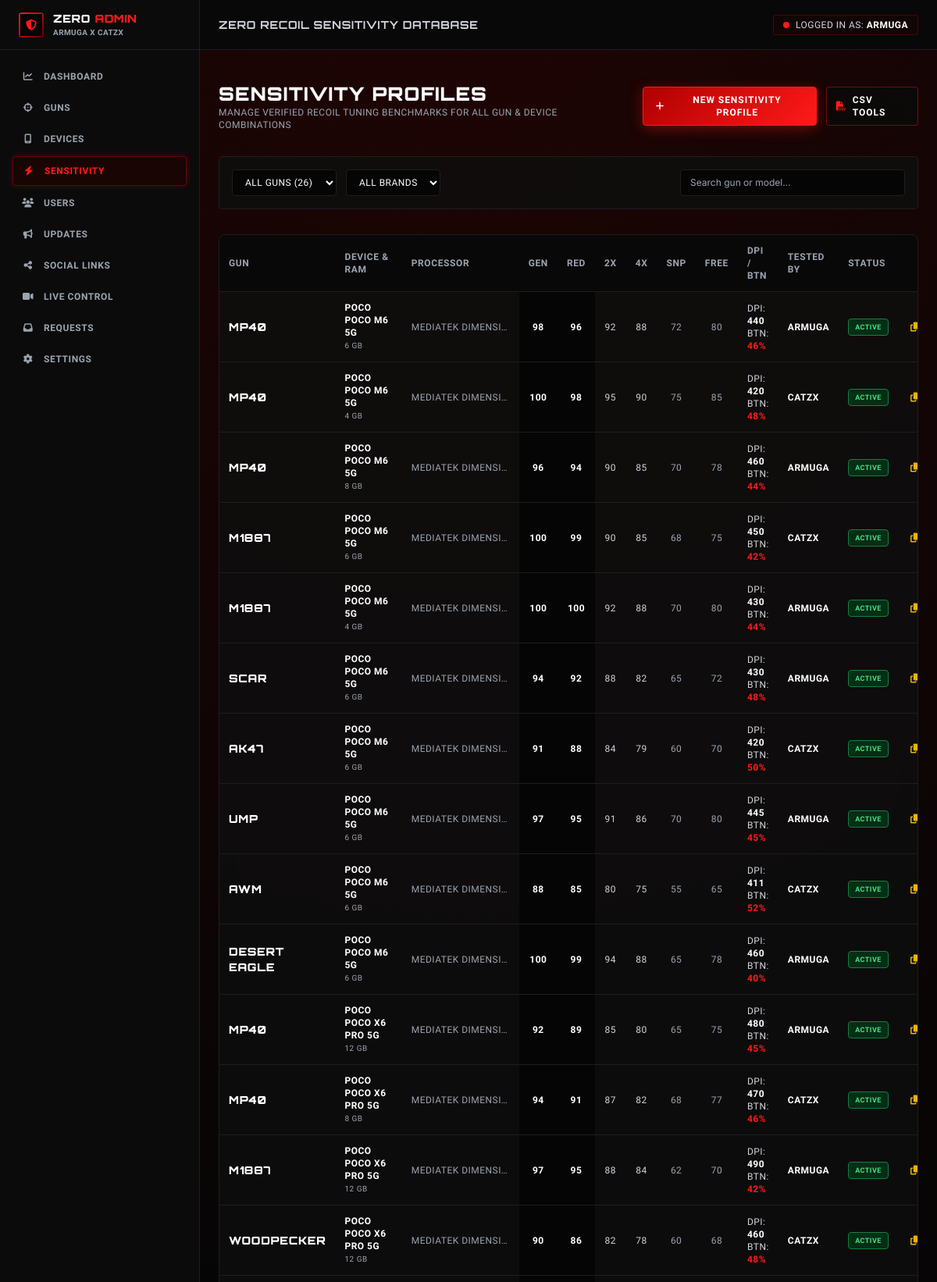
Page /admin/sensitivities (signed in, upper part) on the committed database.
### tables this page shows
CREATE TABLE admins (
        id INTEGER PRIMARY KEY AUTOINCREMENT,
        name TEXT NOT NULL,
        email TEXT UNIQUE NOT NULL,
        password_hash TEXT NOT NULL,
        role TEXT DEFAULT 'admin',
        created_at TIMESTAMP DEFAULT CURRENT_TIMESTAMP
    );

CREATE TABLE sensitivities (
        id INTEGER PRIMARY KEY AUTOINCREMENT,
        gun_id INTEGER NOT NULL,
        device_id INTEGER NOT NULL,
        ram TEXT NOT NULL,
        processor TEXT NOT NULL,
        general INTEGER NOT NULL,
        red_dot INTEGER NOT NULL,
        scope_2x INTEGER NOT NULL,
        scope_4x INTEGER NOT NULL,
        sniper INTEGER NOT NULL,
        free_look INTEGER NOT NULL,
        aim_precision TEXT DEFAULT 'Default',
        fire_button_size INTEGER DEFAULT 45,
        dpi INTEGER DEFAULT 411,
        graphics TEXT DEFAULT 'Ultra (High FPS)',
        fps TEXT DEFAULT 'High',
        control_settings TEXT,
        created_at TIMESTAMP DEFAULT CURRENT_TIMESTAMP,
        updated_at TIMESTAMP DEFAULT CURRENT_TIMESTAMP,
        updated_by TEXT DEFAULT 'ARMUGA',
        status TEXT DEFAULT 'active',
        FOREIGN KEY(gun_id) REFERENCES guns(id) ON DELETE CASCADE,
        FOREIGN KEY(device_id) REFERENCES devices(id) ON DELETE CASCADE
    );

CREATE TABLE guns (
        id INTEGER PRIMARY KEY AUTOINCREMENT,
        name TEXT NOT NULL,
        slug TEXT UNIQUE NOT NULL,
        category_id INTEGER NOT NULL,
        image TEXT,
        description TEXT,
        damage INTEGER DEFAULT 0,
        fire_rate INTEGER DEFAULT 0,
        range_val INTEGER DEFAULT 0,
        accuracy INTEGER DEFAULT 0,
        status TEXT DEFAULT 'active',
        sort_order INTEGER DEFAULT 0,
        FOREIGN KEY(category_id) REFERENCES categories(id) ON DELETE CASCADE
    );

CREATE TABLE brands (
        id INTEGER PRIMARY KEY AUTOINCREMENT,
        name TEXT UNIQUE NOT NULL,
        slug TEXT UNIQUE NOT NULL,
        logo TEXT,
        status TEXT DEFAULT 'active',
        sort_order INTEGER DEFAULT 0
    );

CREATE TABLE devices (
        id INTEGER PRIMARY KEY AUTOINCREMENT,
        brand_id INTEGER NOT NULL,
        model_name TEXT NOT NULL,
        slug TEXT UNIQUE NOT NULL,
        processor TEXT NOT NULL,
        display TEXT,
        refresh_rate TEXT DEFAULT '120Hz',
        operating_system TEXT DEFAULT 'Android 14',
        image TEXT,
        status TEXT DEFAULT 'active',
        FOREIGN KEY(brand_id) REFERENCES brands(id) ON DELETE CASCADE
    );

### app.py (the view)
@app.route("/admin/sensitivities")
@admin_required
def admin_sensitivities():
    gun_id = request.args.get("gun_id")
    brand_id = request.args.get("brand_id")
    conn = get_db()
    cursor = conn.cursor()
    cursor.execute("SELECT id, name FROM guns ORDER BY name ASC")
    guns = cursor.fetchall()
    cursor.execute("SELECT id, name FROM brands ORDER BY name ASC")
    brands = cursor.fetchall()
    cursor.execute("""
        SELECT d.id, d.model_name, d.processor, b.name as brand_name,
               (SELECT GROUP_CONCAT(ram, ', ') FROM ram_options WHERE device_id = d.id) as ram_list
        FROM devices d
        JOIN brands b ON d.brand_id = b.id
        ORDER BY b.name ASC, d.model_name ASC
    """)
    devices = cursor.fetchall()
    query = """
        SELECT s.*, g.name as gun_name, d.model_name, b.name as brand_name
        FROM sensitivities s
        JOIN guns g ON s.gun_id = g.id
        JOIN devices d ON s.device_id = d.id
        JOIN brands b ON d.brand_id = b.id
        WHERE 1=1
    """
    params = []
    if gun_id:
        query += " AND s.gun_id = ?"
        params.append(gun_id)
    if brand_id:
        query += " AND d.brand_id = ?"
        params.append(brand_id)
    query += " ORDER BY s.updated_at DESC"
    cursor.execute(query, params)
    sensitivities = cursor.fetchall()
    conn.close()
    return render_template(
        "admin/sensitivities.html",
        sensitivities=sensitivities,
        guns=guns,
        brands=brands,
        devices=devices,
        selected_gun_id=int(gun_id) if gun_id else None,
        selected_brand_id=int(brand_id) if brand_id else None
    )

### templates/admin/sensitivities.html (shortened to what this page needs)
{% extends "admin/base.html" %}
{% block admin_title %}ZERO RECOIL SENSITIVITY DATABASE{% endblock %}
{% block admin_content %}
<div class="space-y-8">
  <div class="flex flex-col sm:flex-row sm:items-center justify-between gap-4">
    <div>
      <h1 class="font-heading font-black text-2xl text-white">SENSITIVITY PROFILES</h1>
      <p class="text-xs text-gray-400 font-esports">MANAGE VERIFIED RECOIL TUNING BENCHMARKS FOR ALL GUN & DEVICE COMBINATIONS</p>
    </div>
    <div class="flex items-center gap-3">
      <button onclick="document.getElementById('add-sens-modal').classList.remove('hidden')" class="btn-esports-red text-xs py-2 px-4">
        <i class="fa-solid fa-plus"></i> NEW SENSITIVITY PROFILE
      </button>
      <a href="{{ url_for('admin_bulk_csv') }}" class="btn-esports-outline text-xs py-2 px-3">
        <i class="fa-solid fa-file-csv text-[#FF1A1A]"></i> CSV TOOLS
      </a>
    </div>
  </div>
  <div class="glass-card rounded p-4 border border-[#1E1E1E] flex flex-col md:flex-row items-center justify-between gap-4">
    <div class="flex flex-wrap items-center gap-3 w-full md:w-auto text-xs font-esports">
      <select onchange="window.location.href = this.value" class="bg-[#050505] border border-[#1E1E1E] rounded px-3 py-2 text-white">
        <option value="{{ url_for('admin_sensitivities') }}">ALL GUNS ({{ sensitivities|length }})</option>
      </select>
      <select onchange="window.location.href = this.value" class="bg-[#050505] border border-[#1E1E1E] rounded px-3 py-2 text-white">
        <option value="{{ url_for('admin_sensitivities') }}">ALL BRANDS</option>
      </select>
    </div>
    <div class="w-full md:w-72">
      <input type="text" id="sens-table-search" placeholder="Search gun or model..."
             class="w-full bg-[#050505] border border-[#1E1E1E] focus:border-[#FF1A1A] rounded px-3 py-2 text-xs text-white">
    </div>
  </div>
  <div class="glass-card rounded-lg border border-[#1E1E1E] overflow-hidden">
    <div class="overflow-x-auto">
      <table class="w-full text-left text-xs font-esports">
        <thead class="bg-[#080808] border-b border-[#1E1E1E] text-gray-400 uppercase tracking-wider">
          <tr>
            <th class="p-3">GUN</th>
            <th class="p-3">DEVICE & RAM</th>
            <th class="p-3">PROCESSOR</th>
            <th class="p-3 text-center">GEN</th>
            <th class="p-3 text-center">RED</th>
            <th class="p-3 text-center">2X</th>
            <th class="p-3 text-center">4X</th>
            <th class="p-3 text-center">SNP</th>
            <th class="p-3 text-center">FREE</th>
            <th class="p-3">DPI / BTN</th>
            <th class="p-3">TESTED BY</th>
            <th class="p-3">STATUS</th>
            <th class="p-3 text-right">ACTIONS</th>
          </tr>
        </thead>
        <tbody class="divide-y divide-[#1E1E1E]" id="sens-table-body">
          {% for s in sensitivities %}
          <tr class="sens-row hover:bg-[#120505] transition" data-search="{{ s.gun_name|lower }} {{ s.brand_name|lower }} {{ s.model_name|lower }}">
            <td class="p-3 font-heading font-black text-white text-sm text-[#FF1A1A]">
              {{ s.gun_name }}
            </td>
            <td class="p-3">
              <strong class="text-white block">{{ s.brand_name }} {{ s.model_name }}</strong>
              <span class="text-gray-400 text-[10px]">{{ s.ram }}</span>
            </td>
            <td class="p-3 text-gray-400 truncate max-w-[150px]">
              {{ s.processor }}
            </td>
            <td class="p-3 text-center font-bold text-white bg-[#050505]">{{ s.general }}</td>
            <td class="p-3 text-center font-bold text-white bg-[#050505]">{{ s.red_dot }}</td>
            <td class="p-3 text-center text-gray-300">{{ s.scope_2x }}</td>
            <td class="p-3 text-center text-gray-300">{{ s.scope_4x }}</td>
            <td class="p-3 text-center text-gray-400">{{ s.sniper }}</td>
            <td class="p-3 text-center text-gray-400">{{ s.free_look }}</td>
            <td class="p-3 text-gray-300">
              DPI: <strong class="text-white">{{ s.dpi }}</strong><br>
              BTN: <strong class="text-[#FF1A1A]">{{ s.fire_button_size }}%</strong>
            </td>
            <td class="p-3 font-bold text-white">
              {{ s.updated_by }}
            </td>
            <td class="p-3">
              <form action="{{ url_for('admin_toggle_sens_status', id=s.id) }}" method="POST">
                <button type="submit" class="px-2 py-0.5 rounded font-bold uppercase text-[9px] {% if s.status == 'active' %}bg-green-950 text-green-400 border border-green-700{% else %}bg-zinc-800 text-gray-400{% endif %}">
                  {{ s.status }}
                </button>
              </form>
            </td>
            <td class="p-3 text-right space-x-1 whitespace-nowrap">
              <form action="{{ url_for('admin_duplicate_sens', id=s.id) }}" method="POST" class="inline" title="Duplicate to create new variant">
                <button type="submit" class="text-yellow-500 hover:text-yellow-300 p-1">
                  <i class="fa-solid fa-copy"></i>
                </button>
              </form>
            </td>
          </tr>
          {% endfor %}
        </tbody>
      </table>
    </div>
  </div>
</div>
{% endblock %}

### templates/admin/base.html (shortened to what this page needs)
<!DOCTYPE html>
<html lang="en" class="dark">
<head>
  <script src="https://cdn.tailwindcss.com"></script>
  <link rel="stylesheet" href="https://cdnjs.cloudflare.com/ajax/libs/font-awesome/6.5.1/css/all.min.css">
  <link rel="stylesheet" href="{{ url_for('static', filename='css/custom.css') }}">
</head>
<body class="bg-[#050505] text-white flex min-h-screen font-body selection:bg-[#B00000] selection:text-white">
  <aside class="w-64 bg-[#0B0B0B] border-r border-[#1E1E1E] flex flex-col justify-between flex-shrink-0 z-30">
    <div>
      <div class="h-16 flex items-center gap-3 px-6 border-b border-[#1E1E1E]">
        <div class="w-8 h-8 rounded bg-gradient-to-br from-[#FF1A1A] to-[#5A0000] p-0.5 flex-shrink-0">
          <div class="w-full h-full bg-[#050505] flex items-center justify-center">
            <i class="fa-solid fa-shield-halved text-[#FF1A1A] text-sm"></i>
          </div>
        </div>
        <div>
          <div class="font-heading font-black text-sm tracking-wider text-white">
            ZERO <span class="text-[#FF1A1A]">ADMIN</span>
          </div>
          <div class="text-[10px] font-esports text-gray-400 font-bold">
            ARMUGA X CATZX
          </div>
        </div>
      </div>
      <nav class="p-4 space-y-1 text-xs font-esports font-bold tracking-wider">
        <a href="{{ url_for('admin_dashboard') }}"
           class="flex items-center gap-3 px-3 py-2.5 rounded transition {% if request.path == '/admin' %}bg-[#1A0505] text-[#FF1A1A] border border-[#B00000]/50 shadow-[0_0_10px_rgba(255,26,26,0.2)]{% else %}text-gray-400 hover:text-white hover:bg-[#120505]{% endif %}">
          <i class="fa-solid fa-chart-line w-4 text-center"></i>
          <span>DASHBOARD</span>
        </a>
        <a href="{{ url_for('admin_guns') }}"
           class="flex items-center gap-3 px-3 py-2.5 rounded transition {% if request.path.startswith('/admin/guns') %}bg-[#1A0505] text-[#FF1A1A] border border-[#B00000]/50 shadow-[0_0_10px_rgba(255,26,26,0.2)]{% else %}text-gray-400 hover:text-white hover:bg-[#120505]{% endif %}">
          <i class="fa-solid fa-crosshairs w-4 text-center"></i>
          <span>GUNS</span>
        </a>
        <a href="{{ url_for('admin_devices') }}"
           class="flex items-center gap-3 px-3 py-2.5 rounded transition {% if request.path.startswith('/admin/devices') %}bg-[#1A0505] text-[#FF1A1A] border border-[#B00000]/50 shadow-[0_0_10px_rgba(255,26,26,0.2)]{% else %}text-gray-400 hover:text-white hover:bg-[#120505]{% endif %}">
          <i class="fa-solid fa-mobile-screen w-4 text-center"></i>
          <span>DEVICES</span>
        </a>
        <a href="{{ url_for('admin_sensitivities') }}"
           class="flex items-center gap-3 px-3 py-2.5 rounded transition {% if request.path.startswith('/admin/sensitivities') %}bg-[#1A0505] text-[#FF1A1A] border border-[#B00000]/50 shadow-[0_0_10px_rgba(255,26,26,0.2)]{% else %}text-gray-400 hover:text-white hover:bg-[#120505]{% endif %}">
          <i class="fa-solid fa-bolt w-4 text-center"></i>
          <span>SENSITIVITY</span>
        </a>
        <a href="{{ url_for('admin_users') }}"
           class="flex items-center gap-3 px-3 py-2.5 rounded transition {% if request.path.startswith('/admin/users') %}bg-[#1A0505] text-[#FF1A1A] border border-[#B00000]/50 shadow-[0_0_10px_rgba(255,26,26,0.2)]{% else %}text-gray-400 hover:text-white hover:bg-[#120505]{% endif %}">
          <i class="fa-solid fa-users w-4 text-center"></i>
          <span>USERS</span>
        </a>
        <a href="{{ url_for('admin_updates') }}"
           class="flex items-center gap-3 px-3 py-2.5 rounded transition {% if request.path.startswith('/admin/updates') %}bg-[#1A0505] text-[#FF1A1A] border border-[#B00000]/50 shadow-[0_0_10px_rgba(255,26,26,0.2)]{% else %}text-gray-400 hover:text-white hover:bg-[#120505]{% endif %}">
          <i class="fa-solid fa-bullhorn w-4 text-center"></i>
          <span>UPDATES</span>
        </a>
        <a href="{{ url_for('admin_social_links') }}"
           class="flex items-center gap-3 px-3 py-2.5 rounded transition {% if request.path.startswith('/admin/social-links') %}bg-[#1A0505] text-[#FF1A1A] border border-[#B00000]/50 shadow-[0_0_10px_rgba(255,26,26,0.2)]{% else %}text-gray-400 hover:text-white hover:bg-[#120505]{% endif %}">
          <i class="fa-solid fa-share-nodes w-4 text-center"></i>
          <span>SOCIAL LINKS</span>
        </a>
        <a href="{{ url_for('admin_live') }}"
           class="flex items-center gap-3 px-3 py-2.5 rounded transition {% if request.path.startswith('/admin/live') %}bg-[#1A0505] text-[#FF1A1A] border border-[#B00000]/50 shadow-[0_0_10px_rgba(255,26,26,0.2)]{% else %}text-gray-400 hover:text-white hover:bg-[#120505]{% endif %}">
          <i class="fa-solid fa-video w-4 text-center"></i>
          <span>LIVE CONTROL</span>
        </a>
        <a href="{{ url_for('admin_requests') }}"
           class="flex items-center gap-3 px-3 py-2.5 rounded transition {% if request.path.startswith('/admin/requests') %}bg-[#1A0505] text-[#FF1A1A] border border-[#B00000]/50 shadow-[0_0_10px_rgba(255,26,26,0.2)]{% else %}text-gray-400 hover:text-white hover:bg-[#120505]{% endif %}">
          <i class="fa-solid fa-inbox w-4 text-center"></i>
          <span>REQUESTS</span>
        </a>
        <a href="{{ url_for('admin_settings') }}"
           class="flex items-center gap-3 px-3 py-2.5 rounded transition {% if request.path.startswith('/admin/settings') %}bg-[#1A0505] text-[#FF1A1A] border border-[#B00000]/50 shadow-[0_0_10px_rgba(255,26,26,0.2)]{% else %}text-gray-400 hover:text-white hover:bg-[#120505]{% endif %}">
          <i class="fa-solid fa-gear w-4 text-center"></i>
          <span>SETTINGS</span>
        </a>
      </nav>
    </div>
  </aside>
  <div class="flex-1 flex flex-col min-w-0 overflow-y-auto">
    <header class="h-16 bg-[#080808] border-b border-[#1E1E1E] px-6 flex items-center justify-between">
      <div class="flex items-center gap-3">
        <span class="font-heading font-bold text-sm text-gray-300">
          {% block admin_title %}ZERO RECOIL ADMIN PANEL{% endblock %}
        </span>
      </div>
      <div class="flex items-center gap-4 text-xs font-esports">
        <div class="flex items-center gap-2 bg-[#120505] px-3 py-1 rounded border border-[#B00000]/40">
          <span class="w-2 h-2 rounded-full bg-[#FF1A1A] animate-pulse"></span>
          <span class="text-gray-300">LOGGED IN AS: <strong class="text-white">{{ current_admin.name }}</strong></span>
        </div>
      </div>
    </header>
    <div class="px-6 pt-4">
    </div>
    <main class="p-6">
      {% block admin_content %}{% endblock %}
    </main>
  </div>
</body>
</html>

### rows in the picture
admins: name "ARMUGA"
sensitivities: gun_name "MP40", brand_name "POCO", model_name "POCO M6 5G", ram "6 GB", processor "MEDIATEK DIMENSI…", general "98", red_dot "96", scope_2x "92", scope_4x "88", sniper "72", free_look "80", dpi "440", fire_button_size "46", updated_by "ARMUGA", status "ACTIVE"
sensitivities: gun_name "MP40", brand_name "POCO", model_name "POCO M6 5G", ram "4 GB", processor "MEDIATEK DIMENSI…", general "100", red_dot "98", scope_2x "95", scope_4x "90", sniper "75", free_look "85", dpi "420", fire_button_size "48", updated_by "CATZX", status "ACTIVE"
sensitivities: gun_name "MP40", brand_name "POCO", model_name "POCO M6 5G", ram "8 GB", processor "MEDIATEK DIMENSI…", general "96", red_dot "94", scope_2x "90", scope_4x "85", sniper "70", free_look "78", dpi "460", fire_button_size "44", updated_by "ARMUGA", status "ACTIVE"
sensitivities: gun_name "M1887", brand_name "POCO", model_name "POCO M6 5G", ram "6 GB", processor "MEDIATEK DIMENSI…", general "100", red_dot "99", scope_2x "90", scope_4x "85", sniper "68", free_look "75", dpi "450", fire_button_size "42", updated_by "CATZX", status "ACTIVE"
sensitivities: gun_name "M1887", brand_name "POCO", model_name "POCO M6 5G", ram "4 GB", processor "MEDIATEK DIMENSI…", general "100", red_dot "100", scope_2x "92", scope_4x "88", sniper "70", free_look "80", dpi "430", fire_button_size "44", updated_by "ARMUGA", status "ACTIVE"
sensitivities: gun_name "SCAR", brand_name "POCO", model_name "POCO M6 5G", ram "6 GB", processor "MEDIATEK DIMENSI…", general "94", red_dot "92", scope_2x "88", scope_4x "82", sniper "65", free_look "72", dpi "430", fire_button_size "48", updated_by "ARMUGA", status "ACTIVE"
sensitivities: gun_name "AK47", brand_name "POCO", model_name "POCO M6 5G", ram "6 GB", processor "MEDIATEK DIMENSI…", general "91", red_dot "88", scope_2x "84", scope_4x "79", sniper "60", free_look "70", dpi "420", fire_button_size "50", updated_by "CATZX", status "ACTIVE"
sensitivities: gun_name "UMP", brand_name "POCO", model_name "POCO M6 5G", ram "6 GB", processor "MEDIATEK DIMENSI…", general "97", red_dot "95", scope_2x "91", scope_4x "86", sniper "70", free_look "80", dpi "445", fire_button_size "45", updated_by "ARMUGA", status "ACTIVE"
sensitivities: gun_name "AWM", brand_name "POCO", model_name "POCO M6 5G", ram "6 GB", processor "MEDIATEK DIMENSI…", general "88", red_dot "85", scope_2x "80", scope_4x "75", sniper "55", free_look "65", dpi "411", fire_button_size "52", updated_by "CATZX", status "ACTIVE"
sensitivities: gun_name "DESERT EAGLE", brand_name "POCO", model_name "POCO M6 5G", ram "6 GB", processor "MEDIATEK DIMENSI…", general "100", red_dot "99", scope_2x "94", scope_4x "88", sniper "65", free_look "78", dpi "460", fire_button_size "40", updated_by "ARMUGA", status "ACTIVE"
sensitivities: gun_name "MP40", brand_name "POCO", model_name "POCO X6 PRO 5G", ram "12 GB", processor "MEDIATEK DIMENSI…", general "92", red_dot "89", scope_2x "85", scope_4x "80", sniper "65", free_look "75", dpi "480", fire_button_size "45", updated_by "ARMUGA", status "ACTIVE"
sensitivities: gun_name "MP40", brand_name "POCO", model_name "POCO X6 PRO 5G", ram "8 GB", processor "MEDIATEK DIMENSI…", general "94", red_dot "91", scope_2x "87", scope_4x "82", sniper "68", free_look "77", dpi "470", fire_button_size "46", updated_by "CATZX", status "ACTIVE"
sensitivities: gun_name "M1887", brand_name "POCO", model_name "POCO X6 PRO 5G", ram "12 GB", processor "MEDIATEK DIMENSI…", general "97", red_dot "95", scope_2x "88", scope_4x "84", sniper "62", free_look "70", dpi "490", fire_button_size "42", updated_by "ARMUGA", status "ACTIVE"
sensitivities: gun_name "WOODPECKER", brand_name "POCO", model_name "POCO X6 PRO 5G", ram "12 GB", processor "MEDIATEK DIMENSI…", general "90", red_dot "86", scope_2x "82", scope_4x "78", sniper "60", free_look "68", dpi "460", fire_button_size "48", updated_by "CATZX", status "ACTIVE"
